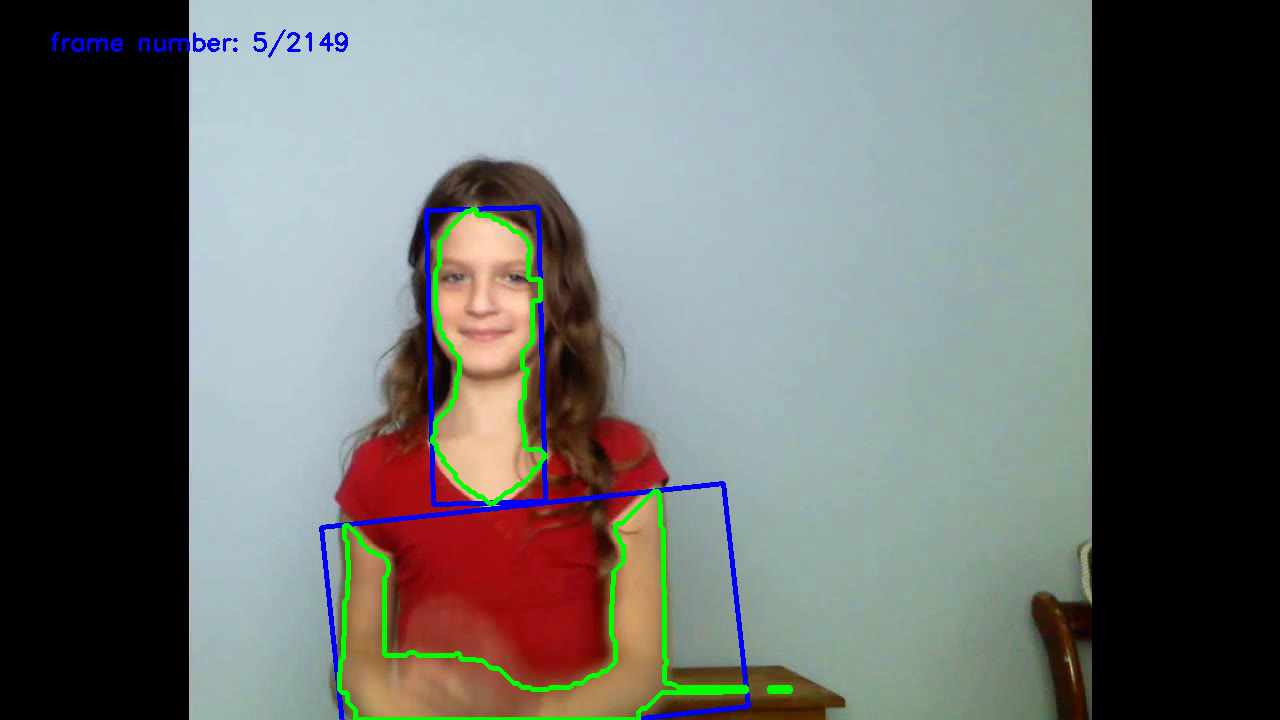
#> input picture frame 4 of outpy.avi, 1280 x 720 px, given in place of cute little girl waving.mp4, which was not available
$ python skinId.py
#> lines starting #> are read from the running program, lines starting #| are printed output that depends on the picture; after the words box and inside, x2 and y2 are one past the last pixel; in counts of white or black regions, pixels touching at a corner belong together; pictures that were not available may be replaced by others from this repository, and a replacement may not be noted
import sys
import numpy as np
import cv2
import copy


class Enums:
    posValue = 255
    negValue = 0
    kernelSize = int(4)
    zero = 0
    full = kernelSize*kernelSize*posValue


# paper Face Segmentation Using Skin-Color Map in Videophone Applications by Chai and Ngan
skin_ycrcb_mint = np.array((80, 133, 77))
skin_ycrcb_maxt = np.array((255, 173, 127))


def main():

    font = cv2.FONT_HERSHEY_SIMPLEX  # font
    frame_number = 0  # holds current number

    # load video file
    cap = cv2.VideoCapture('assets/cute little girl waving.mp4')

    out = cv2.VideoWriter('outpy.avi', cv2.VideoWriter_fourcc(
        'M', 'J', 'P', 'G'), 10, (int(cap.get(3)), int(cap.get(4))))

    # total frames
    total_frames = int(cap.get(cv2.CAP_PROP_FRAME_COUNT))

    while cap.isOpened():
        _, frame = cap.read()
#> frame is the input picture: shape (720, 1280, 3); mean B, G, R 108.4, 110.3, 107.1

        # convert to ycrcb
        im_ycrcb = cv2.cvtColor(frame, cv2.COLOR_BGR2YCR_CB)
#> im_ycrcb: shape (720, 1280, 3); mean of channels 0, 1, 2 109, 126.5, 127.5

        # apply color segmentation
        # binary grayscale
        # skin colour 255, non-skin colour 0
        # binary  image
        binaryImage = convertBinary(
            im_ycrcb, Enums.posValue, Enums.negValue, skin_ycrcb_mint, skin_ycrcb_maxt)

        divisibleImage = setImageSizeDivisible(binaryImage, Enums.kernelSize)
        # getDensityVector for 4 by 4 kernel
        densityScoreVector = getDensityVector(divisibleImage, Enums.kernelSize)

        # classify regions
        noiseRemovedImage = clusteringBlocks(densityScoreVector, 255, 0)

        # more erosion using 5*5 kernel
        kernel2 = np.ones((5, 5), np.uint8)
        erosion = cv2.erode(noiseRemovedImage, kernel2, iterations=2)

        closing = cv2.morphologyEx(
            erosion, cv2.MORPH_CLOSE, kernel2, iterations=4)
        opening = cv2.morphologyEx(
            closing, cv2.MORPH_OPEN, kernel2, iterations=1)

        # findcontours
        contours, hierarchy = cv2.findContours(
            opening, cv2.RETR_TREE, cv2.CHAIN_APPROX_SIMPLE)

        displayFrame = copy.deepcopy(opening)

        # developer info----
        frame_number += 1  # increment frame number
        cv2.putText(displayFrame, 'frame number: '+str(frame_number) +
                    "/"+str(total_frames), (50, 50), font, 0.8, (255, 0, 0), 2)
        # developer info----

        # write frame
        out.write(displayFrame)

        # show frame
        cv2.imshow('img', displayFrame)
        # print(displayFrame.shape)
        if cv2.waitKey(1) & 0xFF == ord('q'):
            break
    cap.release()
    out.release()


def convertBinary(image, posValue, negValue, minCValue, maxCValue):
#> called with posValue = 255, negValue = 0, minCValue = array of shape (3,), maxCValue = array of shape (3,)
    binaryImage = np.zeros((image.shape[0], image.shape[1]), np.uint8)
    for y in range(image.shape[0]):
        for x in range(image.shape[1]):
            binaryImage[y, x] = negValue if(False in np.greater(
                image[y, x], minCValue) or False in np.less(image[y, x], maxCValue)) else posValue
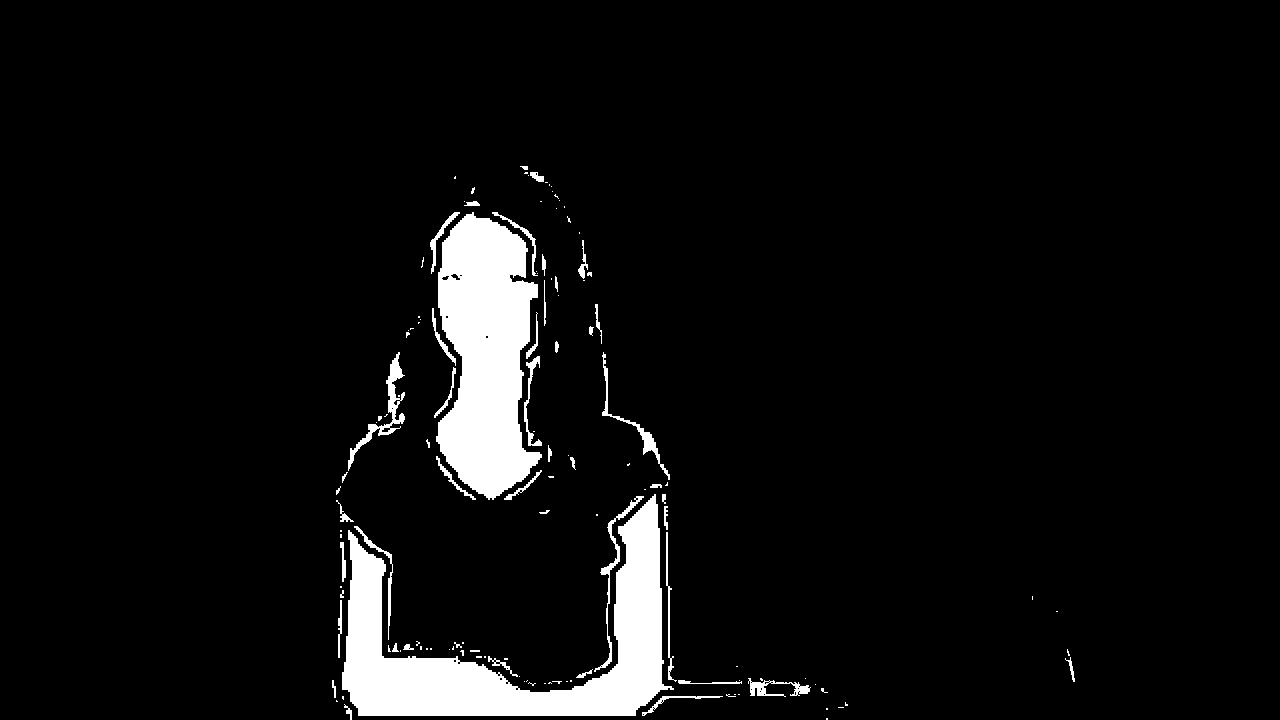
#> binaryImage: shape (720, 1280); 5.7% white; 133 white regions (85 under 20 px), largest, box (x1, y1, x2, y2) and area: (342, 494, 674, 716) 24404, (436, 212, 542, 500) 20736, (348, 352, 405, 471) 1032
    return binaryImage


def setImageSizeDivisible(image, size):
#> called with size = 4
    tempImage = copy.deepcopy(image)
    # check hight is divisible by size
    rowRemainder = tempImage.shape[0] % size
    columnRemainder = tempImage.shape[1] % size
    if(rowRemainder != 0):
        appendRowPart = np.zeros(tempImage.shape[1])
        tempImage = np.vstack((tempImage, appendRowPart))
        setImageSizeDivisible(tempImage, size)
    if(columnRemainder != 0):
        appendColumnPart = np.zeros(
            tempImage.shape[0]).reshape(tempImage.shape[0], 1)
        tempImage = np.hstack((tempImage, appendColumnPart))
        setImageSizeDivisible(tempImage, size)
    return tempImage


def partitionImage(image, size):
#> called with size = 4
    width = image.shape[1]
    hight = image.shape[0]
#> in getDensityVector, `blockArray = partitionImage(image, size)`: blockArray = 57600 items
    return [image[i:i+size, j:j+size] for i in range(0, hight, size) for j in range(0, width, size)]


def clusteringBlocks(image, posVal, negVal):
    # assign values to pixels arcoding to D
    # D=0 -> zero
    # 0<D<16*255 -> intermidate look for 3*3 neighbor 2 full values to be positive
    # D=16*255 -> full

    resultImage = binaryImage = np.zeros(
        (image.shape[0], image.shape[1]), np.uint8)
    for i in range(1, image.shape[0]-1):
        for j in range(1, image.shape[1]-1):

            if(image[i, j] == Enums.zero):

                resultImage[i, j] = negVal
            # Erode
            elif(image[i, j] == Enums.full):
                if(neighborFullCheck(image, i, j, Enums.zero, Enums.full) < 5):
                    resultImage[i, j] = negVal
                else:
                    resultImage[i, j] = posVal
            # Dilate
            elif(Enums.zero < image[i, j] and image[i, j] < Enums.full):
                if(neighborFullCheck(image, i, j, Enums.zero, Enums.full) > 2):
                    resultImage[i, j] = posVal
                else:
                    resultImage[i, j] = negVal
    return resultImage


def neighborFullCheck(image, rowCord, colCord, zero, full):
    count = 0
    if(image[rowCord-1, colCord-1] == full):
        count = count+1
    if(image[rowCord-1, colCord] == full):
        count = count+1
    if(image[rowCord-1, colCord+1] == full):
        count = count+1
    if(image[rowCord, colCord-1] == full):
        count = count+1
    if(image[rowCord, colCord+1] == full):
        count = count+1
    if(image[rowCord+1, colCord-1] == full):
        count = count+1
    if(image[rowCord+1, colCord] == full):
        count = count+1
    if(image[rowCord+1, colCord+1] == full):
        count = count+1
    return count


def calculateDensityLevels(blockArray, image, size):
#> called with size = 4
    noOfClusters = (image.shape[0]*image.shape[1])//(size*size)
    score_image = np.zeros(int(noOfClusters))
    newimage = np.zeros((image.shape[0], image.shape[1]))

    # calculate totals
    for i, one in enumerate(blockArray):
        total = 0
        for j in range(one.shape[0]):
            for k in range(one.shape[1]):
                total = total+one[j, k]
        score_image[i] = total

    # merge blocks together
    for r in range(image.shape[0]):
        for c in range(image.shape[1]):
            scoreIndex = ((image.shape[1]//size))*(r//size)+(c//size)
            newimage[r][c] = score_image[scoreIndex]

    return newimage


def getDensityVector(image, size):
    opImage = image.copy()
    # set divisible array size
    # print(tempImage.shape)
    # partition image to size*size blocks
    blockArray = partitionImage(image, size)
    return calculateDensityLevels(blockArray, image, size)


main()
#> after the loop in clusteringBlocks, `for i in range(1, image.shape[0]-1):`:
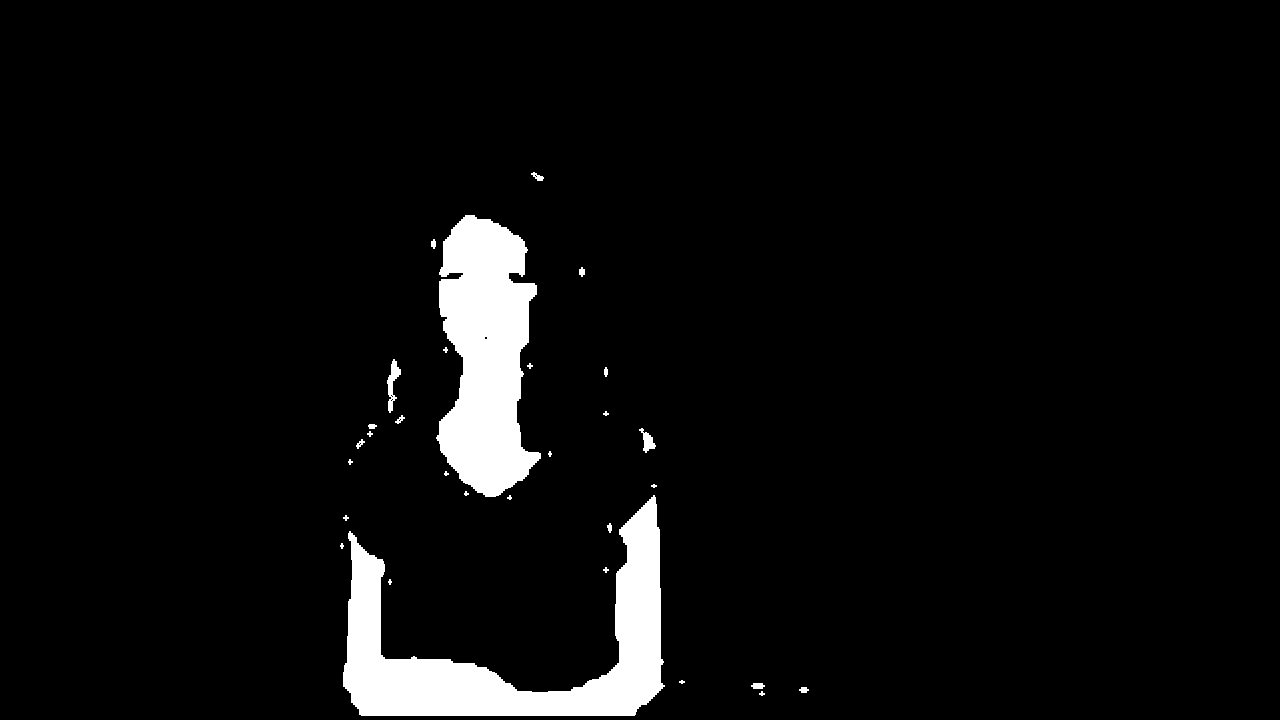
#> resultImage: shape (720, 1280); 4.9% white; 30 white regions (12 under 20 px), largest, box (x1, y1, x2, y2) and area: (343, 495, 665, 716) 23727, (436, 215, 541, 497) 20227, (387, 359, 401, 413) 325
#> in main, `closing = cv2.morphologyEx( erosion, cv2.MORPH_CLOSE, kernel2, iterati..`:
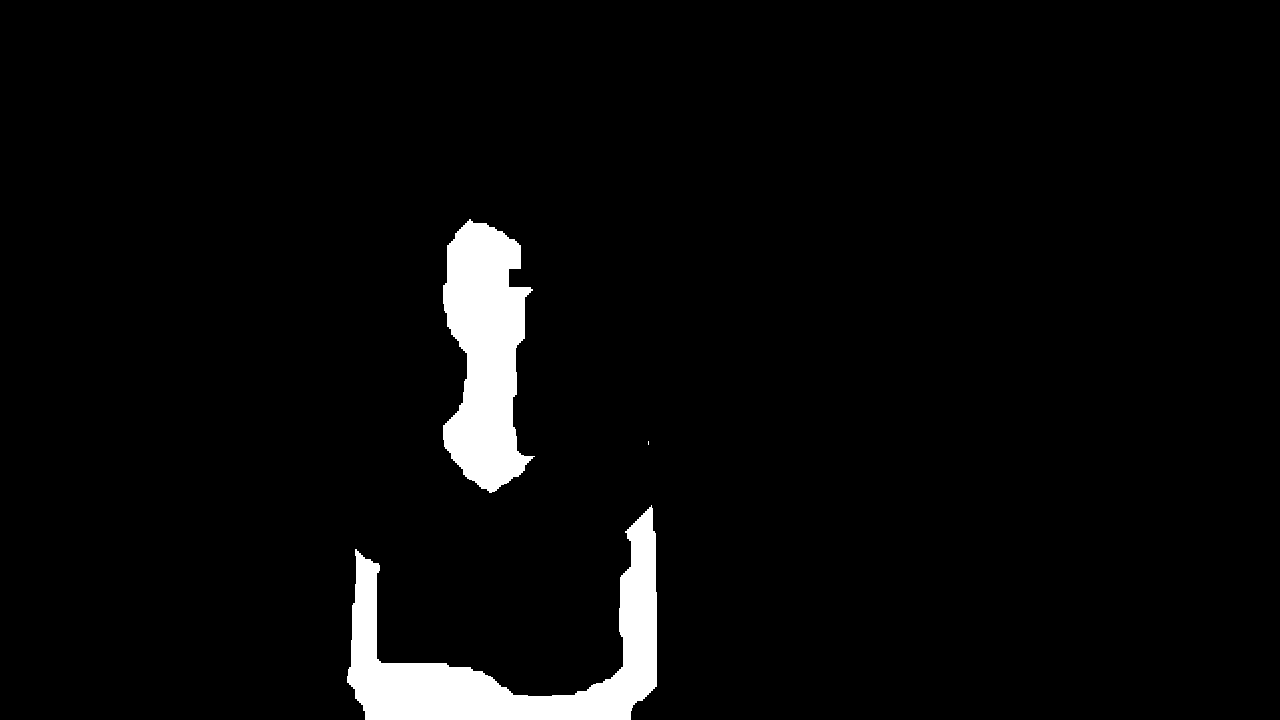
#> closing: shape (720, 1280); 4% white; 3 white regions (1 under 20 px), largest, box (x1, y1, x2, y2) and area: (347, 505, 657, 720) 20185, (443, 219, 535, 493) 16812
#> in main, `contours, hierarchy = cv2.findContours( opening, cv2.RETR_TREE, cv2.CH..`: contours = 2 contours; box (x1, y1, x2, y2) and area: (347, 509, 657, 720) 19532, (443, 221, 531, 492) 16433
#> in main, `cv2.putText(displayFrame, 'frame number: '+str(frame_number) + "/"+str..`:
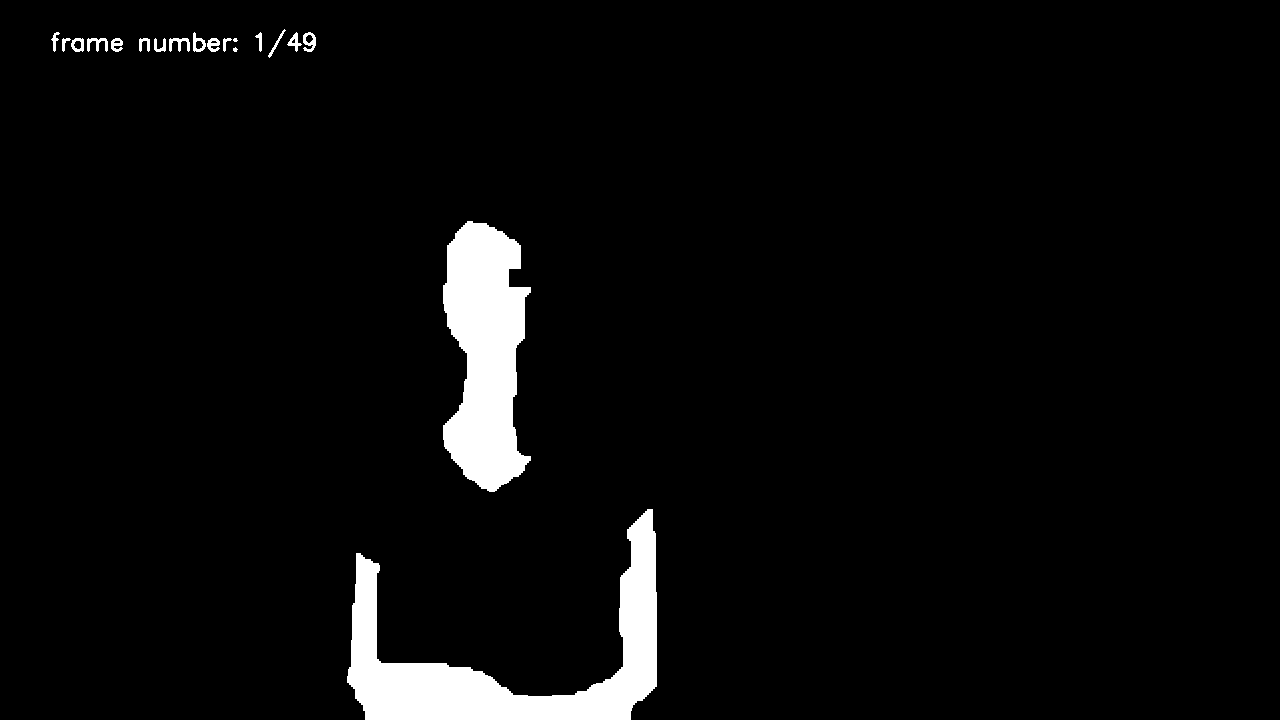
#> displayFrame: shape (720, 1280); 4.2% white; 19 white regions (2 under 20 px), largest, box (x1, y1, x2, y2) and area: (347, 509, 657, 720) 20157, (443, 221, 531, 492) 16793, (303, 32, 316, 52) 151
#> (key q is pressed here)

$ run again, starting later in the video
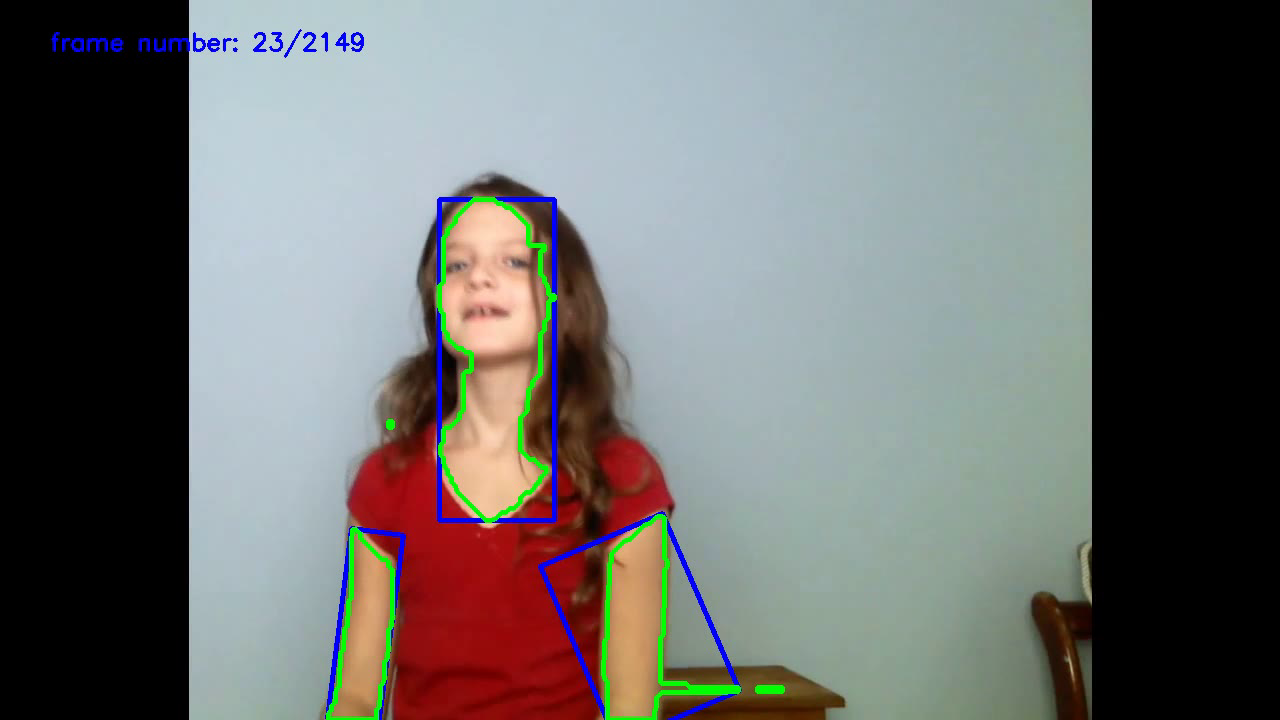
#> input picture frame 22 of outpy.avi, 1280 x 720 px, given in place of cute little girl waving.mp4, which was not available
#> in main, frame is the input picture: shape (720, 1280, 3); mean B, G, R 108.8, 110.3, 109.2
#> im_ycrcb: shape (720, 1280, 3); mean of channels 0, 1, 2 109.7, 127.5, 127.3
#> after the loop in convertBinary, `for y in range(image.shape[0]):`:
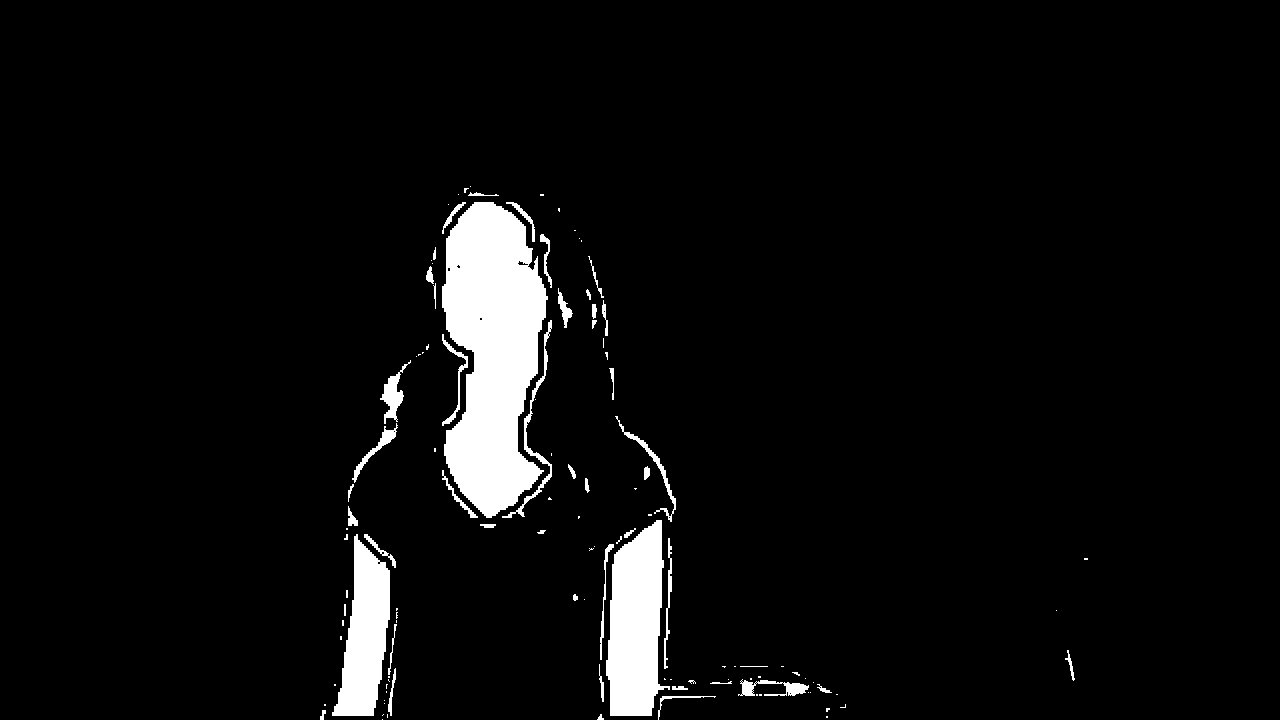
#> binaryImage: shape (720, 1280); 4.9% white; 117 white regions (69 under 20 px), largest, box (x1, y1, x2, y2) and area: (442, 202, 548, 518) 23110, (606, 520, 670, 716) 8908, (332, 534, 390, 716) 6232
#> blockArray = 57600 items
#> erosion: shape (720, 1280); 3.2% white; 5 white regions (1 under 20 px), largest, box (x1, y1, x2, y2) and area: (447, 207, 541, 512) 18502, (611, 529, 659, 712) 6661, (339, 549, 385, 712) 4180, (388, 385, 397, 401) 65
#> closing: shape (720, 1280); 3.3% white; 5 white regions (1 under 20 px), largest, box (x1, y1, x2, y2) and area: (447, 207, 541, 512) 18910, (611, 529, 659, 720) 6901, (339, 549, 385, 720) 4404, (388, 385, 397, 401) 65
#> opening: shape (720, 1280); 3.3% white; 4 white regions
#> contours = 4 contours; box (x1, y1, x2, y2) and area: (447, 207, 541, 511) 18513, (611, 531, 657, 720) 6675, (339, 553, 385, 720) 4198, (388, 389, 393, 395) 20
#> in main, `cv2.putText(displayFrame, 'frame number: '+str(frame_number) + "/"+str..`:
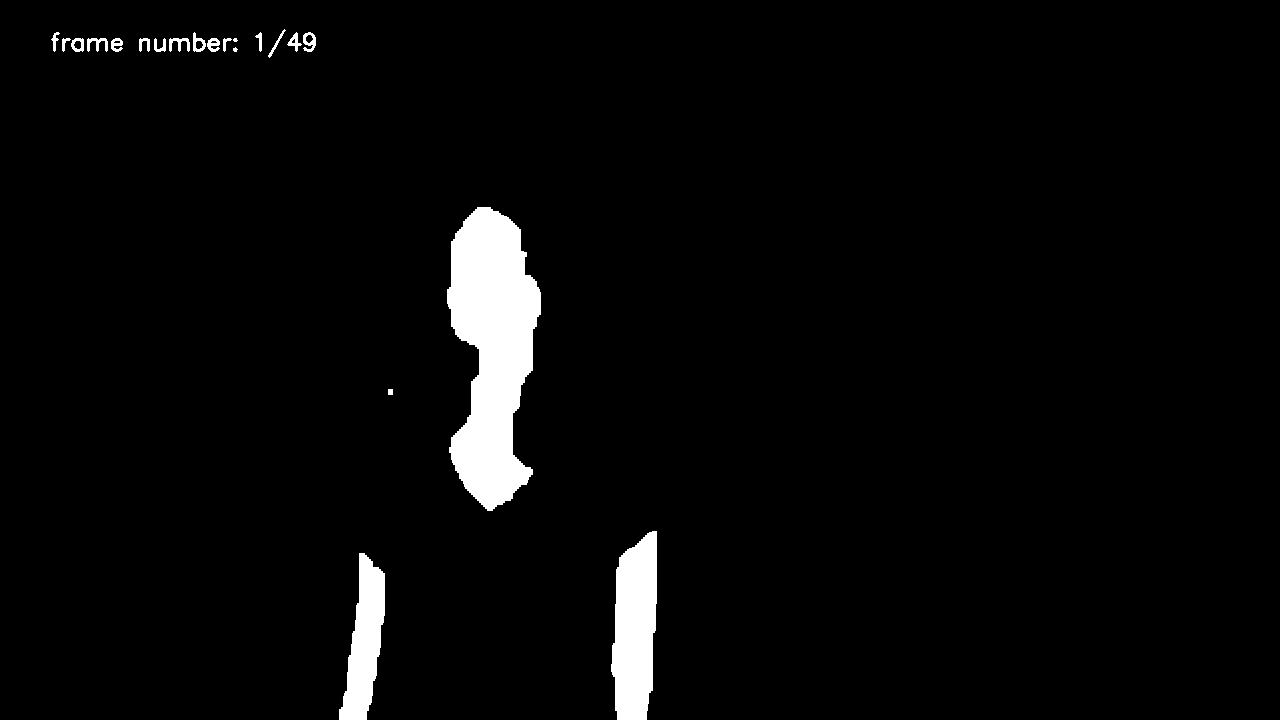
#> displayFrame: shape (720, 1280); 3.5% white; 21 white regions (2 under 20 px), largest, box (x1, y1, x2, y2) and area: (447, 207, 541, 511) 18900, (611, 531, 657, 720) 6893, (339, 553, 385, 720) 4392
